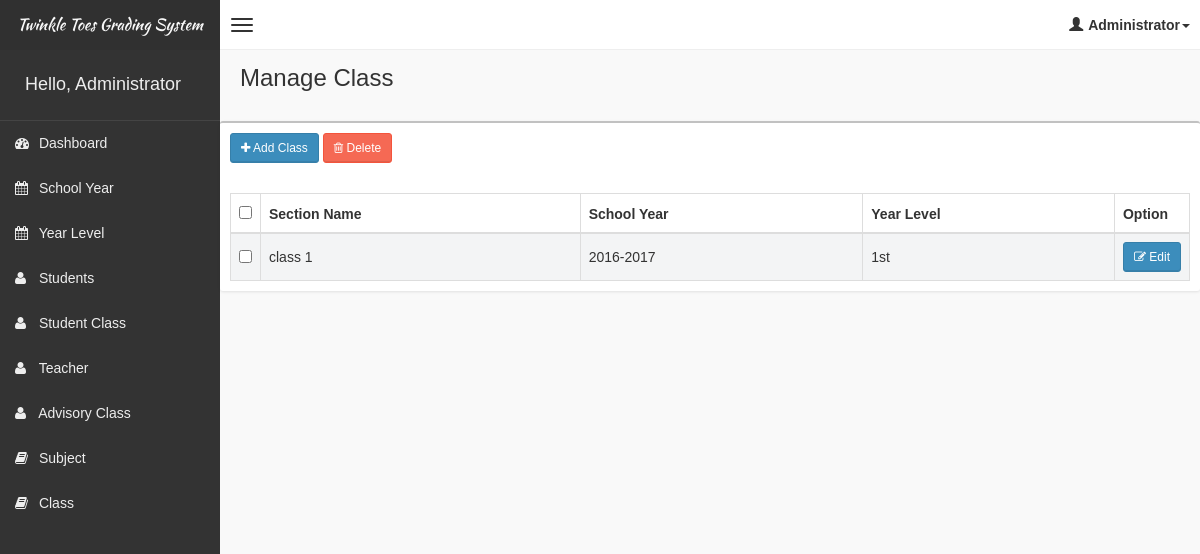
The page /system/pages/class/class.php (signed in) on the database as committed earlier.
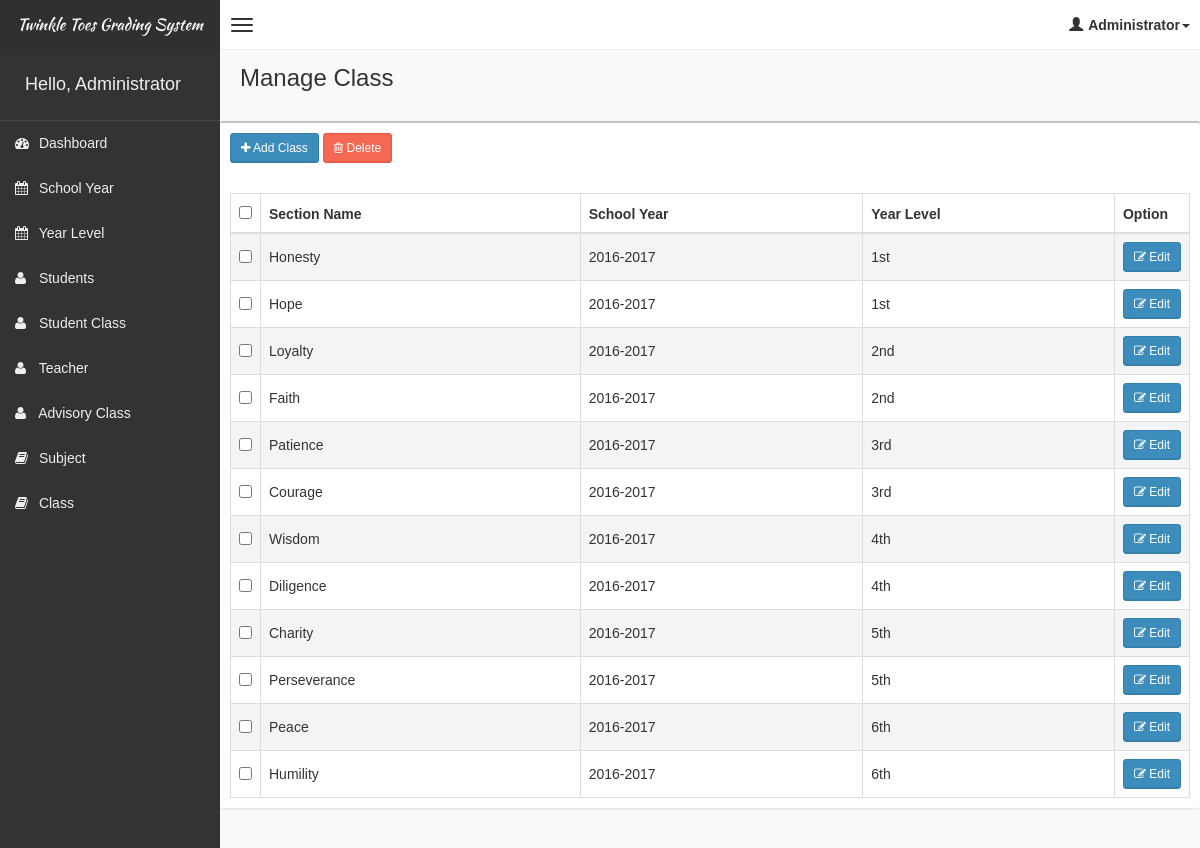
The same page on the database as committed later.
### tables this page shows
CREATE TABLE IF NOT EXISTS `tblclass` (
  `id` int(11) NOT NULL AUTO_INCREMENT,
  `classname` varchar(20) NOT NULL,
  `schoolyearid` int(11) NOT NULL,
  `yearlevelid` int(11) NOT NULL,
  PRIMARY KEY (`id`)
);

CREATE TABLE IF NOT EXISTS `tblschoolyear` (
  `id` int(11) NOT NULL AUTO_INCREMENT,
  `schoolyear` varchar(20) NOT NULL,
  PRIMARY KEY (`id`),
  UNIQUE KEY `schoolyear` (`schoolyear`)
);

CREATE TABLE IF NOT EXISTS `tblyearlevel` (
  `id` int(11) NOT NULL AUTO_INCREMENT,
  `yearlevel` varchar(20) NOT NULL,
  `description` varchar(50) NOT NULL,
  PRIMARY KEY (`id`)
);

### system/pages/class/class.php (shortened to what the changed rows need)
<!DOCTYPE html>
<html>
    <?php include('../head_css.php'); ?>
    <body class="skin-black">
        <?php
        include "../connection.php";
        ?>
        <?php include('../header.php'); ?>
        <div class="wrapper row-offcanvas row-offcanvas-left">
            <?php include('../sidebar-left.php'); ?>
            <aside class="right-side">
                <section class="content-header">
                    <h1>
                        Manage Class
                    </h1>
                </section>
                <section class="content">
                    <div class="row">
                            <div class="box">
                                <div class="box-body table-responsive">
                                <form method="post">
                                    <table id="table" class="table table-bordered table-striped">
                                        <thead>
                                            <tr>
                                                <th style="width: 20px !important;"><input type="checkbox" name="chk_delete[]" class="cbxMain" onchange="checkMain(this)" /></th>
                                                <th>Section Name</th>
                                                <th>School Year</th>
                                                <th>Year Level</th>
                                                <th style="width: 40px !important;">Option</th>
                                            </tr>
                                        </thead>
                                        <tbody>
                                            <?php
                                            $squery = mysqli_query($con, "select *,c.id as cid,y.id as yid, s.id as sid from tblclass c left join tblschoolyear s on c.schoolyearid = s.id left join tblyearlevel y on c.yearlevelid = y.id");
                                            while($row = mysqli_fetch_array($squery))
                                            {
                                                echo '
                                                <tr>
                                                    <td><input type="checkbox" name="chk_delete[]" class="chk_delete" value="'.$row['cid'].'" /></td>
                                                    <td>'.$row['classname'].'</td>
                                                    <td>'.$row['schoolyear'].'</td>
                                                    <td>'.$row['yearlevel'].'</td>
                                                    <td><button class="btn btn-primary btn-sm" data-target="#editModal'.$row['cid'].'" data-toggle="modal"><i class="fa fa-pencil-square-o" aria-hidden="true"></i> Edit</button></td>
                                                </tr>
                                                ';
                                            }
                                            ?>
                                        </tbody>
                                    </table>
                                    </form>
                                </div>
                            </div>
                    </div>
                </section>
            </aside>
        </div>
    </body>
</html>

### system/pages/header.php (shortened to what the changed rows need)
<?php
 echo  '<header class="header">
          <a href="#" class="logo">
              Twinkle Toes Grading System
          </a>
          <nav class="navbar navbar-static-top" role="navigation">
              <a href="#" class="navbar-btn sidebar-toggle" data-toggle="offcanvas" role="button">
                  <span class="sr-only">Toggle navigation</span>
                  <span class="icon-bar"></span>
                  <span class="icon-bar"></span>
                  <span class="icon-bar"></span>
              </a>
              <div class="navbar-right">
                  <ul class="nav navbar-nav">
                      <li class="dropdown user user-menu">
                          <a href="#" class="dropdown-toggle" data-toggle="dropdown">
                              <i class="glyphicon glyphicon-user"></i>';
                              if($_SESSION['role'] == "Administrator"){
                                  $user = mysqli_query($con,"SELECT * from tbladmin where id = '".$_SESSION['userid']."' ");
                                  while($row = mysqli_fetch_array($user)){
                                      echo'<span>'.$row['accounttype'].'<i class="caret"></i></span>';
                                  }
                              }
                              elseif($_SESSION['role'] == "Teacher"){
                                  $user = mysqli_query($con,"SELECT * from tblteacher where id = '".$_SESSION['userid']."' ");
                                  while($row = mysqli_fetch_array($user)){
                                      $_SESSION['user'] = $row['fname'].' '.$row['lname'];
                                      echo'<span>'.$row['fname'].' '.$row['lname'].'<i class="caret"></i></span>';
                                  }
                              }
                              elseif($_SESSION['role'] == "Student"){
                                  $user = mysqli_query($con,"SELECT * from tblstudent where id = '".$_SESSION['userid']."' ");
                                  while($row = mysqli_fetch_array($user)){
                                      $_SESSION['user'] = $row['fname'].' '.$row['lname'];
                                      echo'<span>'.$row['fname'].' '.$row['lname'].'<i class="caret"></i></span>';
                                  }
                              }
                          echo '</a>
                          <ul class="dropdown-menu">
                              <li class="user-header bg-light-blue">
                                  <p>
                                      '.$_SESSION['user'].'
                                  </p>
                              </li>
                              <li class="user-footer">
                                  <div class="pull-left">
                                      <a href="#" class="btn btn-default btn-flat" data-toggle="modal" data-target="#editProfileModal">Edit Profile</a>
                                  </div>
                                  <div class="pull-right">
                                      <a href="../../logout.php" class="btn btn-default btn-flat">Sign out</a>
                                  </div>
                              </li>
                          </ul>
                      </li>
                  </ul>
              </div>
          </nav>
      </header>'; ?>

### system/pages/sidebar-left.php (shortened to what the changed rows need)
<?php
	echo '
	<aside class="left-side sidebar-offcanvas">
                <section class="sidebar">
                    <div class="user-panel">
                        <div class="pull-left info">
                            <h4>Hello, ';
                                if($_SESSION['role'] == "Administrator"){
                                    $user = mysqli_query($con,"SELECT * from tbladmin where id = '".$_SESSION['userid']."' ");
                                    while($row = mysqli_fetch_array($user)){
                                        echo $row['accounttype'];
                                    }
                                }
                                elseif($_SESSION['role'] == "Teacher"){
                                    $user = mysqli_query($con,"SELECT * from tblteacher where id = '".$_SESSION['userid']."' ");
                                    while($row = mysqli_fetch_array($user)){
                                        $_SESSION['user'] = $row['fname'].' '.$row['lname'];
                                        echo $row['fname'].' '.$row['lname'];
                                    }
                                }
                                elseif($_SESSION['role'] == "Student"){
                                    $user = mysqli_query($con,"SELECT * from tblstudent where id = '".$_SESSION['userid']."' ");
                                    while($row = mysqli_fetch_array($user)){
                                        $_SESSION['user'] = $row['fname'].' '.$row['lname'];
                                        echo $row['fname'].' '.$row['lname'];
                                    }
                                }
                                echo '
                            </h4>
                        </div>
                    </div>
                    <ul class="sidebar-menu">';
                        echo'
                    </ul>
                </section>
            </aside>
	';
?>

Rows that differ between the two databases and show on the page:
added tblclass: classname "Honesty", schoolyearid.schoolyear "2016-2017", yearlevelid.yearlevel "1st"
added tblclass: classname "Hope", schoolyearid.schoolyear "2016-2017", yearlevelid.yearlevel "1st"
changed tblclass: classname "class 1" → "Loyalty"; yearlevelid.yearlevel "1st" → "2nd"
added tblclass: classname "Faith", schoolyearid.schoolyear "2016-2017", yearlevelid.yearlevel "2nd"
added tblclass: classname "Patience", schoolyearid.schoolyear "2016-2017", yearlevelid.yearlevel "3rd"
added tblclass: classname "Courage", schoolyearid.schoolyear "2016-2017", yearlevelid.yearlevel "3rd"
added tblclass: classname "Wisdom", schoolyearid.schoolyear "2016-2017", yearlevelid.yearlevel "4th"
added tblclass: classname "Diligence", schoolyearid.schoolyear "2016-2017", yearlevelid.yearlevel "4th"
added tblclass: classname "Charity", schoolyearid.schoolyear "2016-2017", yearlevelid.yearlevel "5th"
added tblclass: classname "Perseverance", schoolyearid.schoolyear "2016-2017", yearlevelid.yearlevel "5th"
added tblclass: classname "Peace", schoolyearid.schoolyear "2016-2017", yearlevelid.yearlevel "6th"
added tblclass: classname "Humility", schoolyearid.schoolyear "2016-2017", yearlevelid.yearlevel "6th"
